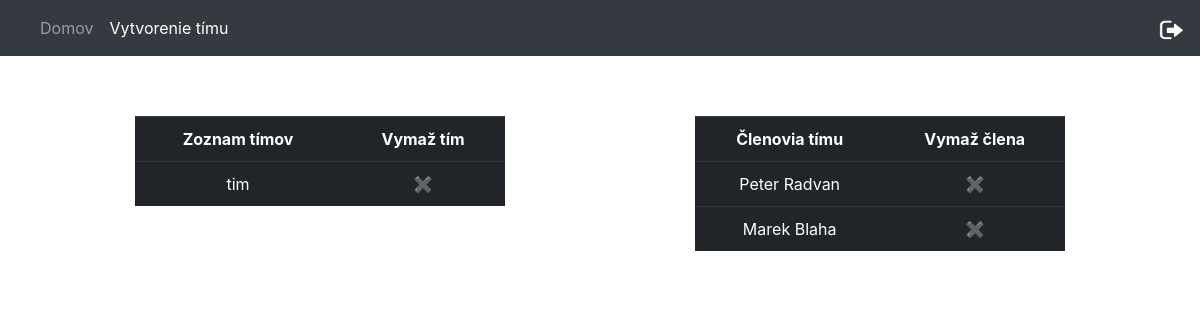
Screenshot of /druzstva.php?nazov=tim (signed in) with the database file from the repository.
### tables this page shows
CREATE TABLE `pouzivatelia` (
  `id` int(11) NOT NULL,
  `meno` varchar(20) NOT NULL,
  `priezvisko` varchar(20) NOT NULL,
  `email` varchar(40) NOT NULL,
  `heslo` varchar(60) NOT NULL,
  `stredna_skola` varchar(40) NOT NULL,
  `stredna_skola_adresa` varchar(60) NOT NULL,
  `ulica` varchar(40) NOT NULL,
  `psc` varchar(10) NOT NULL,
  `obec` varchar(40) NOT NULL,
  `rola` varchar(10) NOT NULL DEFAULT 'user',
  `odoberatel` tinyint(1) NOT NULL DEFAULT '0',
  `prve_prihlasenie` int(11) NOT NULL DEFAULT '0',
  `id_timu` int(11) DEFAULT NULL
);

### druzstva.php (the view, shortened to what this page needs)
<html>
<head>
    <link rel="stylesheet" href="https://stackpath.bootstrapcdn.com/bootstrap/4.1.1/css/bootstrap.min.css">
    <link rel="stylesheet" href="./css/druzstva.css">
</head>
<nav class="navbar navbar-expand-lg  navbar-dark bg-dark">
    <div class="collapse navbar-collapse" id="navbarSupportedContent">
        <ul class="navbar-nav mr-auto">
            <li class="nav-item">
                <?php
                if($_SESSION['rola']== "admin"){
                    echo '<a class="nav-link" href="cestyAdmin.php">Domov</a>';
                }else{
                    echo '<a class="nav-link" href="cesty.php">Domov</a>';
                }
                ?>
            </li>
            <li class="nav-item active">
                <a class="nav-link" href="stafetovyMod.php">
                    Vytvorenie tímu
                </a>
            </li>
        </ul>
        <ul class="nav navbar-nav navbar-right">
            <li><a href="aktuality.php?odhlasenie='1'"><img src="logOut.png" width="25px" height="20px"></a></li>
        </ul>
    </div>
</nav>
    <?php
    $conn = new mysqli($servername, $username, $password, $dbname);
    $conn->set_charset("UTF8");
    ?>
<div class="row">
    <div class="col-6 col-md-5">
        <?php
        $query = " SELECT DISTINCT nazov FROM tim";
        $result = mysqli_query($conn,$query);
        echo "<table class='table table-dark'>";
        echo "<th>Zoznam tímov</th>";
        echo "<th>Vymaž tím</th>";
        while ($data = mysqli_fetch_array($result)) {
            $string = str_replace(' ', '_', $data['nazov']);
            $odkaz = "druzstva.php?nazov=".$string;
            $odkazId = "druzstva.php?vymazt=".$string;
            echo "<tr>";
            echo "<td><a href=$odkaz>".$data['nazov']."</a></td>";
            echo "<td><a href='$odkazId'>&#10006;</a></td>";
            echo "</tr>";
        }
        echo "</table>";
        ?>
     </div>
    <div class="col-6 col-md-2"></div>
    <div class="col-6 col-md-5">
        <?php
            if(isset($_GET["nazov"])){
                $prem = str_replace('_', ' ', $_GET["nazov"]);
                $query = " SELECT id FROM tim WHERE nazov ='$prem'";
                $result = mysqli_query($conn,$query);
                while ($data = mysqli_fetch_array($result)) {
                    $idcko = $data['id'];
                }
                $query2 = " SELECT meno, priezvisko, id, id_timu, email FROM pouzivatelia WHERE id_timu =".$idcko;
                $result2 = mysqli_query($conn,$query2);
                echo "<table class='table table-dark'>";
                echo "<th>Členovia tímu</th>";
                echo "<th>Vymaž člena</th>";
                while ($data = mysqli_fetch_array($result2)) {
                    $odkazDel = "druzstva.php?del=".$data['email'];
                    echo "<tr>";
                echo "<td>".$data['meno']." ".$data['priezvisko']."</td>";
                echo "<td><a href='$odkazDel'>&#10006;</a></td>";
                echo "</tr>";
            }
            echo "</table>";
            }
        ?>
    </div>
</div>
</body>
</html>

### css/druzstva.css (style rules this page uses)
.row { width: 80%; margin: 5% auto; }
table { text-align: center; }
td a { text-decoration: none; color: #fff; }

### rows the page displays
pouzivatelia: meno "Peter", priezvisko "Radvan"
pouzivatelia: meno "Marek", priezvisko "Blaha"

### other values shown
$data['nazov'] "tim"
